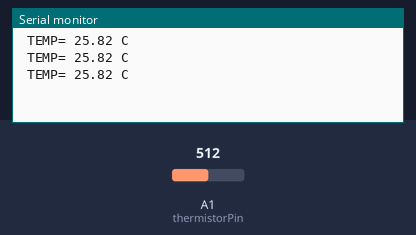
Bench run of a sketch on a simulated Arduino Uno, built with avr-gcc and run on an emulated ATmega328P. On the bench: the last lines printed to the serial monitor. Inputs (shaded band) come from the test bench; at power-on: A1 (thermistorPin) = 512.

Above: at 1.3 s.
1.4 s: A1 (thermistorPin) set to 716
At 1.9 s:
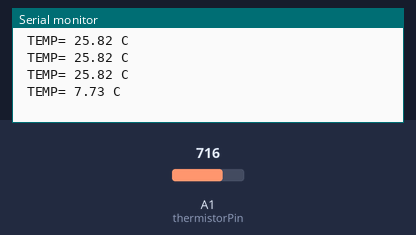
2.9 s: A1 (thermistorPin) set to 900
At 3.4 s:
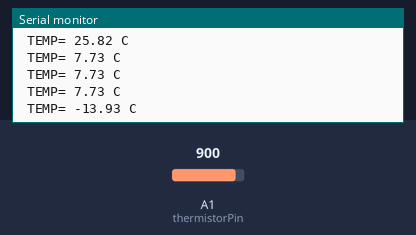
Timing chart, 0 to 5.9 s (numbered marks = the images above; inputs shaded):
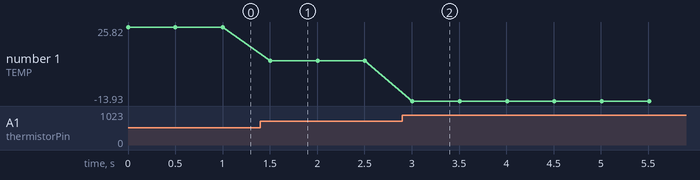

The sketch:

thermistor.ino
```cpp
//Thermistor kullanimi
//Created by Arif Mandal

int thermistorPin=A1;//Thermistor pinimiz
int Vo;//voltaj degisim degerimizi
float R1=2252;
float logR2,R2,T;

float A=1.484778004e-03,B=2.348962910e-04,C=1.006037158e-07;// thermistoru dereceye cevirecek degerlerimiz

void setup() {
  // put your setup code here, to run once:
  Serial.begin(9600);//monitoru baslatiyoruz.

}

void loop() {
  // put your main code here, to run repeatedly:
  Vo=analogRead(thermistorPin);// degerimizi okuyup donusumleri yapiyoruz.
  Vo=1023-Vo;
  R2=R1*(1023.0/(float)Vo-1.0);
  logR2=log(R2);
  T=(1.0/(A+B*logR2+C*logR2*logR2*logR2));
  T=T-273.15;//kelvinden dereceye donusum


  Serial.print(" TEMP= ");// ve yazdiriyoruz
  Serial.print(T);
  Serial.println(" C");
  delay(500);// 500 milisaniye gecikme veriyoruz...

  //nasil donusturuldugunu anlamak icin thermistorunun datasheetini inceleyebilirsiniz...
  //thank you...


}
```

Measured:
- after the input at 1.4 s, the serial monitor: prints a new line after 0.10 s (image 1)
- after the input at 2.9 s, the serial monitor: prints a new line after 0.11 s (image 2)
- plotted number 1: 25.82 → 7.73 after the input at 1.4 s, 7.73 → -13.93 after the input at 2.9 s
